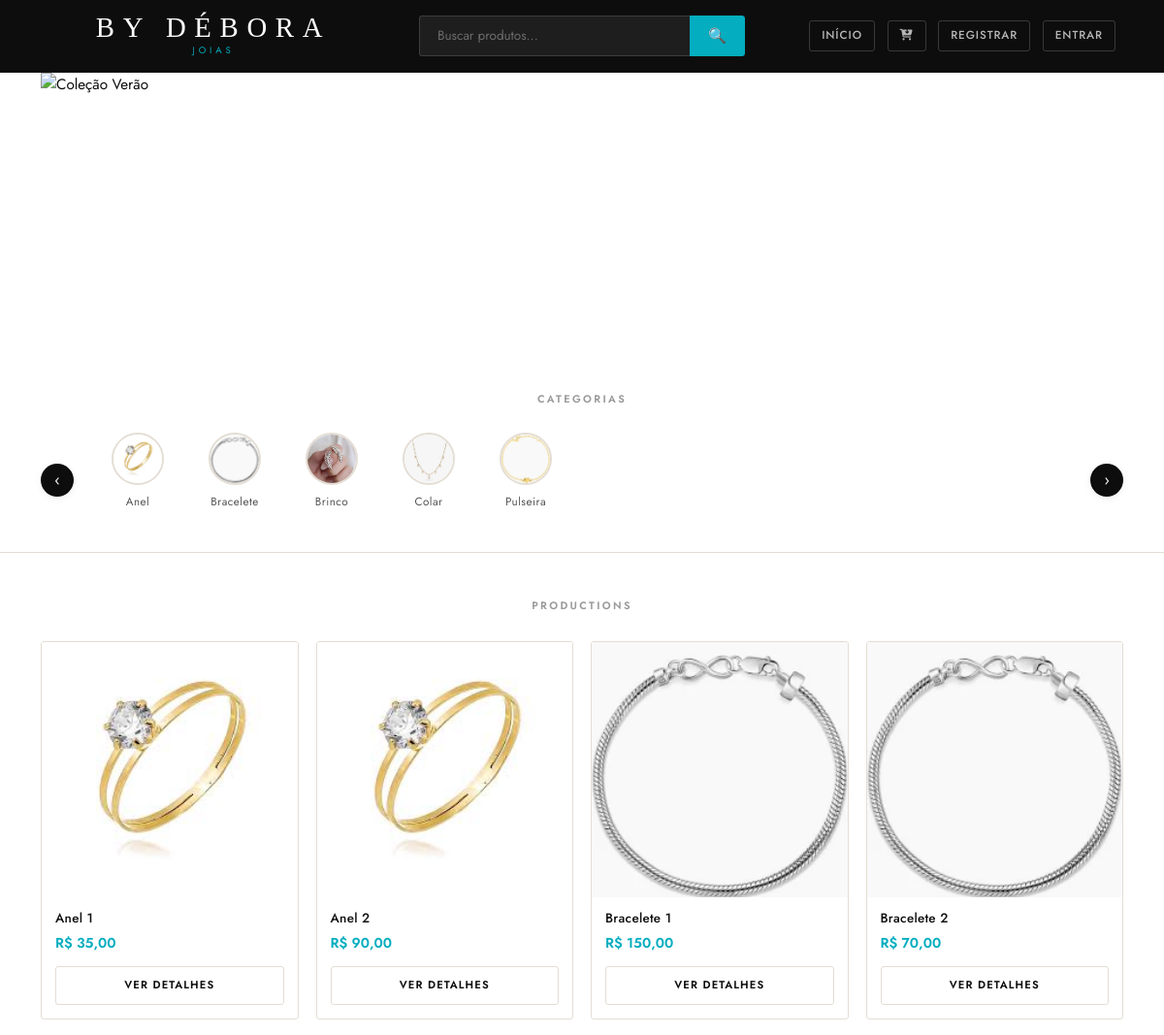
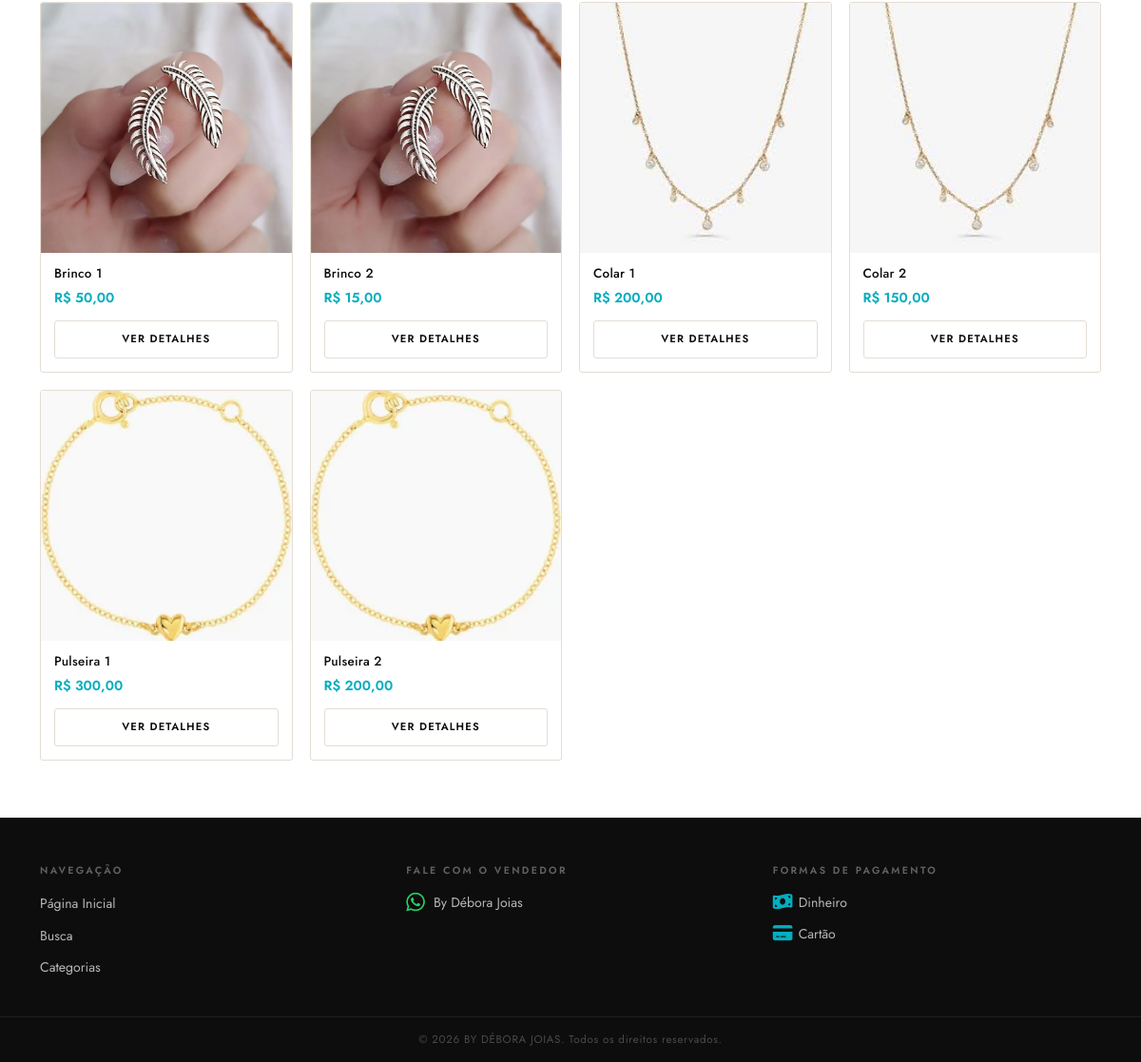
The page / on the database its author committed (2 pictures, top to bottom).
### produtos/models.py (models this page shows, shortened)
class Categoria(models.Model):
    nome = models.CharField(max_length=100)
    imagem = models.ImageField(
        upload_to='categorias/',
        null=True,
        blank=True
    )
    class Meta:
        verbose_name = 'Categoria'
        verbose_name_plural = 'Categorias'
        ordering = ['nome']

class Produto(models.Model):
    nome = models.CharField(max_length=255)
    descricao = models.TextField()
    preco = models.DecimalField(max_digits=10, decimal_places=2)
    imagem = models.ImageField(upload_to='produtos/')
    categoria = models.ForeignKey(
        Categoria,
        on_delete=models.CASCADE,
        related_name='produtos'
    )
    disponivel = models.BooleanField(default=True)
    tamanhos = models.ManyToManyField(
        Tamanho,
        blank=True,
        related_name='produtos',
        verbose_name='Tamanhos disponíveis',
        help_text='Selecione os tamanhos disponíveis para este produto'
    )
    class Meta:
        verbose_name = 'Produto'
        verbose_name_plural = 'Produtos'
        ordering = ['nome']

### produtos/views.py (the view, shortened to what this page needs)
# urls.py: path('', views.index, name='index'),
def index(request):
    categoria_id = request.GET.get('categoria')
    busca = request.GET.get('busca', '').strip()
    produtos = Produto.objects.all()
    buscando = False
    busca_realizada = False  # Nova variável para controlar se busca foi feita
    if categoria_id and categoria_id != 'todas' and not buscando:
        try:
            categoria = Categoria.objects.get(id=categoria_id)
            produtos = Produto.objects.filter(categoria=categoria)
            categoria_filtrada = categoria
        except (Categoria.DoesNotExist, ValueError):
            categoria_filtrada = None
    else:
        categoria_filtrada = None
    categorias = Categoria.objects.all()
    context = {
        'produtos': produtos,
        'categorias': categorias,
        'categoria_filtrada': categoria_filtrada,
        'busca': busca,
        'buscando': buscando,
        'busca_realizada': busca_realizada,
    }
    return render(request, 'index.html', context)

### cart/context_processors.py (called while the page is built)
def whatsapp(request):
    return {'WHATSAPP_NUMBER': settings.WHATSAPP_NUMBER}

### produtos/templates/index.html (shortened to what this page needs)
{% extends "base.html" %}
{% block content %}
    {% if not buscando and not categoria_filtrada %}
    <div class="container">
        <div id="carouselJoias" class="carousel slide carousel-custom" data-bs-ride="carousel">
            <div class="carousel-indicators">
                <button type="button" data-bs-target="#carouselJoias" data-bs-slide-to="0" class="active"></button>
                <button type="button" data-bs-target="#carouselJoias" data-bs-slide-to="1"></button>
                <button type="button" data-bs-target="#carouselJoias" data-bs-slide-to="2"></button>
            </div>
            <div class="carousel-inner">
                <div class="carousel-item active">
                    <img src="https://encrypted-tbn0.gstatic.com/images?q=tbn:ANd9GcSfxG0AZsn6IRX6bGATgES9uXQrxEIf1y77CA&s"
                        class="d-block w-100" alt="Coleção Verão">
                </div>
            </div>
            <button class="carousel-control-prev" type="button" data-bs-target="#carouselJoias" data-bs-slide="prev">
                <span class="carousel-control-prev-icon"></span>
            </button>
            <button class="carousel-control-next" type="button" data-bs-target="#carouselJoias" data-bs-slide="next">
                <span class="carousel-control-next-icon"></span>
            </button>
        </div>
    </div>
    {% endif %}
    {% if not buscando %}
    <section class="categories-section">
        <div class="container">
            <div class="categories-title-container">
                <a href="?categoria=todas" class="categories-title-link">
                    <h2 class="categories-title">Categorias</h2>
                </a>
            </div>
            <div class="categories-container">
                <button class="scroll-btn prev-btn">‹</button>
                <ul class="category-list">
                    {% for categoria in categorias %}
                    <li class="item">
                        <a href="?categoria={{ categoria.id }}"
                           class="category-link {% if categoria_filtrada and categoria_filtrada.id == categoria.id %}active-category{% endif %}">
                            {% if categoria.imagem %}
                            <img src="{{ categoria.imagem.url }}" alt="{{ categoria.nome }}" class="category-image">
                            {% else %}
                            <div class="category-image placeholder">
                                <span class="placeholder-text">{{ categoria.nome|first }}</span>
                            </div>
                            {% endif %}
                            <p class="category-name">{{ categoria.nome }}</p>
                        </a>
                    </li>
                    {% endfor %}
                </ul>
                <button class="scroll-btn next-btn">›</button>
            </div>
        </div>
    </section>
    {% endif %}
    {% if buscando or categoria_filtrada %}
        {% if busca_realizada and not produtos %}
        <div class="search-empty-page">
            <p class="search-empty-title">Sua busca não retornou produtos.</p>
            <p class="search-empty-sub">Simplifique sua pesquisa para ver outros resultados.</p>
            <a href="{% url 'index' %}" class="btn-cart-continue" style="margin-top: 28px; display: inline-block;">
                Voltar para todos os produtos
            </a>
        </div>
        {% else %}
        <div class="search-results-layout">
            <aside class="search-sidebar">
                <h2 class="search-sidebar-title">
                    {% if buscando %}
                        {{ busca }}
                    {% else %}
                        {{ categoria_filtrada.nome }}
                    {% endif %}
                </h2>
                <span class="search-sidebar-count">({{ produtos|length }})</span>
            </aside>
            <div class="search-results-grid">
                {% for produto in produtos %}
                <div class="product-card">
                    <div class="product-image-container">
                        <a href="{% url 'produto_detalhe' produto.id %}">
                            {% if produto.imagem %}
                            <img src="{{ produto.imagem.url }}" alt="{{ produto.nome }}" class="product-image">
                            {% else %}
                            <div class="product-image placeholder">
                                <span class="placeholder-icon">💎</span>
                            </div>
                            {% endif %}
                        </a>
                    </div>
                    <div class="product-name">{{ produto.nome }}</div>
                    <div class="product-price">R$ {{ produto.preco }}</div>
                    <a href="{% url 'produto_detalhe' produto.id %}" class="btn-comprar">Ver detalhes</a>
                </div>
                {% endfor %}
            </div>
        </div>
        {% endif %}
    {% else %}
    <section class="products-section">
        <div class="container">
            <h2 class="products-title">Productions</h2>
            <div class="products-grid">
                {% for produto in produtos %}
                <div class="product-card">
                    <div class="product-image-container">
                        <a href="{% url 'produto_detalhe' produto.id %}">
                            {% if produto.imagem %}
                            <img src="{{ produto.imagem.url }}" alt="{{ produto.nome }}" class="product-image">
                            {% else %}
                            <div class="product-image placeholder">
                                <span class="placeholder-icon">💎</span>
                            </div>
                            {% endif %}
                        </a>
                    </div>
                    <div class="product-name">{{ produto.nome }}</div>
                    <div class="product-price">R$ {{ produto.preco }}</div>
                    <a href="{% url 'produto_detalhe' produto.id %}" class="btn-comprar">Ver detalhes</a>
                </div>
                {% endfor %}
            </div>
        </div>
    </section>
    {% endif %}
{% endblock %}

### produtos/templates/base.html (shortened to what this page needs)
<!DOCTYPE html>
<html lang="pt-br">
<head>
    <link href="https://cdn.jsdelivr.net/npm/bootstrap@5.3.8/dist/css/bootstrap.min.css" rel="stylesheet"
>
    <link rel="stylesheet" href="https://cdnjs.cloudflare.com/ajax/libs/font-awesome/6.6.0/css/all.min.css"
>
    {% load static %}
    <link rel="stylesheet" href="{% static 'css/style.css' %}">
</head>
<body class="d-flex flex-column min-vh-100">
    <header class="header-simple">
        <div class="container">
            <div class="row align-items-center">
                <div class="col-md-4">
                    <div class="logo">
                        <h1>BY DÉBORA</h1>
                        <p class="subtitle">JOIAS</p>
                    </div>
                </div>
                <div class="col-md-4">
                    <div class="search-container">
                        <form action="{% url 'index' %}" method="GET" class="search-form">
                            <div class="input-group">
                                <input type="text" name="busca" class="form-control search-input"
                                    placeholder="Buscar produtos..." value="{{ busca|default:'' }}"
                                    aria-label="Buscar produtos">
                                <button class="btn btn-search" type="submit">🔍</button>
                            </div>
                        </form>
                    </div>
                </div>
                <div class="col-md-4">
                    <div class="header-menu text-end">
                        <a href="{% url 'index' %}" class="btn btn-outline-secondary btn-sm me-2">Início</a>
                        <a href="{% url 'cart:home' %}" class="btn btn-outline-secondary btn-sm me-2">
                            {{ request.session.cart_items }} <i class="fa-solid fa-cart-arrow-down"></i>
                        </a>
                        {% if user.is_authenticated %}
                        <a class="btn btn-outline-secondary btn-sm me-2" href="{% url 'users:logout' %}">Sair</a>
                        {% else %}
                        <a class="btn btn-outline-secondary btn-sm me-2" href="{% url 'users:register' %}">Registrar</a>
                        <a class="btn btn-outline-secondary btn-sm me-2" href="{% url 'users:login' %}">Entrar</a>
                        {% endif %}
                    </div>
                </div>
            </div>
        </div>
    </header>
    <main class="flex-fill">
        {% block content %}{% endblock %}
    </main>
    <footer class="footer-main mt-auto">
        <div class="footer-top">
            <div class="container">
                <div class="footer-grid">
                    <div class="footer-col">
                        <h6 class="footer-col-title">Navegação</h6>
                        <ul class="footer-links">
                            <li><a href="{% url 'index' %}">Página Inicial</a></li>
                            <li>
                                <a href="{% url 'index' %}"
                                   onclick="event.preventDefault(); document.querySelector('.search-input').focus(); window.scrollTo({top:0, behavior:'smooth'});">
                                   Busca
                                </a>
                            </li>
                            <li>
                                <a href="{% url 'index' %}"
                                   onclick="event.preventDefault(); const el = document.querySelector('.categories-section'); if(el) el.scrollIntoView({behavior:'smooth'}); else window.location.href='{% url 'index' %}';">
                                   Categorias
                                </a>
                            </li>
                        </ul>
                    </div>
                    <div class="footer-col">
                        <h6 class="footer-col-title">Fale com o Vendedor</h6>
                        <a href="https://wa.me/{{ WHATSAPP_NUMBER }}" target="_blank" class="footer-whatsapp">
                            <i class="fa-brands fa-whatsapp footer-whatsapp-icon"></i>
                            <span>By Débora Joias</span>
                        </a>
                    </div>
                    <div class="footer-col">
                        <h6 class="footer-col-title">Formas de Pagamento</h6>
                        <div class="footer-payment">
                            <div class="footer-payment-item">
                                <i class="fa-solid fa-money-bill-wave"></i>
                                <span>Dinheiro</span>
                            </div>
                            <div class="footer-payment-item">
                                <i class="fa-solid fa-credit-card"></i>
                                <span>Cartão</span>
                            </div>
                        </div>
                    </div>
                </div>
            </div>
        </div>
        <div class="footer-bottom">
            <div class="container">
                <p>&copy; {% now "Y" %} BY DÉBORA JOIAS. Todos os direitos reservados.</p>
            </div>
        </div>
    </footer>
</body>
</html>

### rows shown on the page
Categoria: imagem (picture), nome "Anel"
Categoria: imagem (picture), nome "Bracelete"
Categoria: imagem (picture), nome "Brinco"
Categoria: imagem (picture), nome "Colar"
Categoria: imagem (picture), nome "Pulseira"
Produto: imagem (picture), nome "Anel 1", preco "35,00"
Produto: imagem (picture), nome "Anel 2", preco "90,00"
Produto: imagem (picture), nome "Bracelete 1", preco "150,00"
Produto: imagem (picture), nome "Bracelete 2", preco "70,00"
Produto: imagem (picture), nome "Brinco 1", preco "50,00"
Produto: imagem (picture), nome "Brinco 2", preco "15,00"
Produto: imagem (picture), nome "Colar 1", preco "200,00"
Produto: imagem (picture), nome "Colar 2", preco "150,00"
Produto: imagem (picture), nome "Pulseira 1", preco "300,00"
Produto: imagem (picture), nome "Pulseira 2", preco "200,00"
